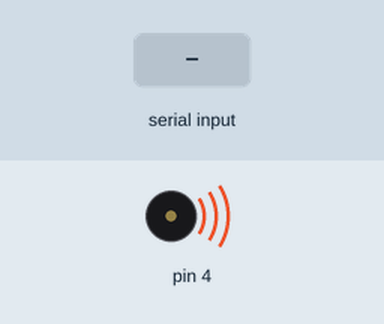
Recording of a sketch running on a simulated Arduino Uno, built with avr-gcc and run on an emulated ATmega328P. On the bench: buzzer (waves = sounding). Inputs (shaded band) come from the test bench. What the sketch prints to the serial monitor is not drawn.

Above: at 1.2 s.
1.3 s: "1\n" received over Serial
At 2.3 s:
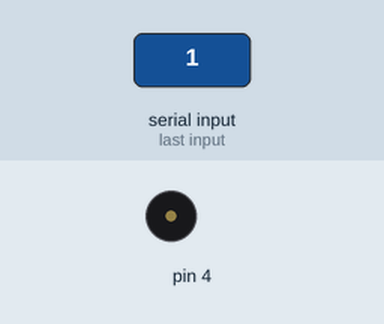
Timing chart, 0 to 4.3 s (numbered marks = the images above; inputs shaded):
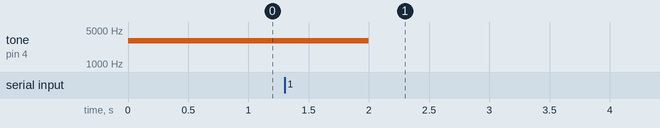

The sketch:

Arlo-Terminal-Communication.ino
```cpp
/*
  Arlo-Terminal-Communication

  IMPORTANT: Set Line Ending to Carriage return in the terminal.
*/

#include <ArloRobot.h>                        // Include Arlo library
#include <SoftwareSerial.h>                   // Include SoftwareSerial library

// Arlo and serial objects required
ArloRobot Arlo;                               // Arlo object
SoftwareSerial ArloSerial(12, 13);            // Serial in I/O 12, out I/O 13

char str[64];

void setup()                                  // Setup function
{
  tone(4, 3000, 2000);                        // Piezospeaker beep
  Serial.begin(9600);                         // Start terminal serial port

  ArloSerial.begin(19200);                    // Start DHB-10 serial com
  Arlo.begin(ArloSerial);                     // Pass to Arlo object

  Serial.println("Arlo Terminal");            // Display heading
}

void loop()                                   // Main loop
{
  memset(str, 0, 64);                         // Clear the buffer
  Serial.print("> ");                         // Display prompt
  while(Serial.available() == 0);             // Wait for terminal input
  Serial.readBytesUntil('\r', str, 64);       // Read until carriage return
  Serial.println(str);                        // Display what was typed
  ArloSerial.print(str);                      // Send to Arlo's DHB-10
  ArloSerial.write('\r');                     // Append with a carriage return
  memset(str, 0, 64);                         // Clear the buffer again
  ArloSerial.readBytesUntil('\r', str, 64);   // Get Arlo's reply
  Serial.println(str);                        // Display Arlo's reply
}
```
